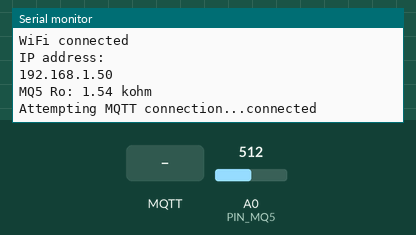
Simulated run of this sketch. Board: ESP8266 (NodeMCU). Parts: the last lines printed to the serial monitor. Inputs (shaded band) come from the test bench; at power-on: A0 (PIN_MQ5) = 512. WiFi joins after 1.5 s; servers stay silent unless stated; no MQTT or app messages arrive unless stated.

Above: at 2.9 s.
3.0 s: MQTT message "1" arrives on the first subscribed topic
At 4.2 s:
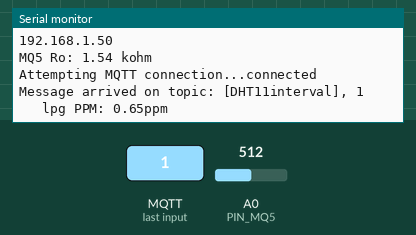
4.5 s: MQTT message "on" arrives on the first subscribed topic
At 5.4 s:
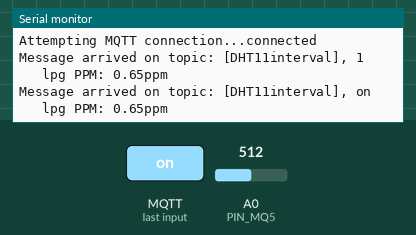
6.0 s: MQTT message "off" arrives on the first subscribed topic
At 6.5 s:
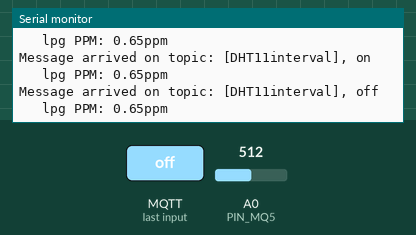

Measured:
- after the input at 3.0 s, the serial monitor: prints a new line at once (image 1)
- after the input at 4.5 s, the serial monitor: prints a new line at once (image 2)
- after the input at 6.0 s, the serial monitor: prints a new line at once (image 3)

The sketch:

mq5_iot.ino
```cpp
/*
  MQTT DHT22, when "temperature, c" is sent it returns the temperature in celcius
  when "humidity" is sent it returns the humidity as measured by the DHT22
  the signal pin is connected to a pull-ip resistor and GPIO 2
*/
#include <ESP8266WiFi.h>
#include <PubSubClient.h>
#include "MQ5.h"


#define PIN_MQ5 A0
MQ5 mq5_sensor = MQ5(PIN_MQ5, true);


float ppm ;


// Update these with values suitable for your network.

const char* ssid = "tan";
const char* password = "123456789";
const char* mqtt_server = "192.168.137.139";
const char* clientID = "NodeMCUDevKit5";

//outtopic esp8266 mqtt output
const char* outTopic1 = "lpgppm";
const char* inTopic1 = "DHT11interval";


WiFiClient espClient;
PubSubClient client(espClient);
char msg[50];
//String msg1;

void setup_wifi() {

  delay(10);
  // We start by connecting to a WiFi network
  Serial.println();
  Serial.print("Connecting to ");
  Serial.println(ssid);

  WiFi.begin(ssid, password);

  while (WiFi.status() != WL_CONNECTED) {
    delay(500);
    Serial.print(".");
  }

  Serial.println("");
  Serial.println("WiFi connected");
  Serial.println("IP address: ");
  Serial.println(WiFi.localIP());
}

//mqtt send
void callback(char* topic, byte* payload, unsigned int length) {
  // Conver the incoming byte array to a string
  payload[length] = '\0'; // Null terminator used to terminate the char array
  String message = (char*)payload;

  Serial.print("Message arrived on topic: [");
  Serial.print(topic);// received topic
  Serial.print("], ");
  Serial.println(message); // recived payload

  if(strcmp(topic,inTopic1)==0){ // strcmp return 0 if true
    getppm();
    Serial.print("\t lpg PPM: ");
    Serial.print(ppm);
    Serial.println("ppm");
    dtostrf(ppm , 5, 2, msg);

    //msg1.toCharArray(msg, 50);
    client.publish(outTopic1, msg);
  }

}

void reconnect() {
  // Loop until we're reconnected
  while (!client.connected()) {
    Serial.print("Attempting MQTT connection...");
    // Attempt to connect
    if (client.connect(clientID)) {
      Serial.println("connected");
      // Once connected, publish an announcement...
      //client.publish(outTopic, clientID);
      // ... and resubscribe
      client.subscribe(inTopic1);

    } else {
      Serial.print("failed, rc=");
      Serial.print(client.state());
      Serial.println(" try again in 5 seconds");
      // Wait 5 seconds before retrying
      delay(5000);
    }
  }
}

void setup() {
  Serial.begin(115200);
  setup_wifi();
  client.setServer(mqtt_server, 1883);
  client.setCallback(callback);
  mq5_sensor.begin();

}

void loop() {

  if (!client.connected()) {
    reconnect();
  }
  client.loop();
}

void getppm(){

  ppm = mq5_sensor.getPPM();

}
```
